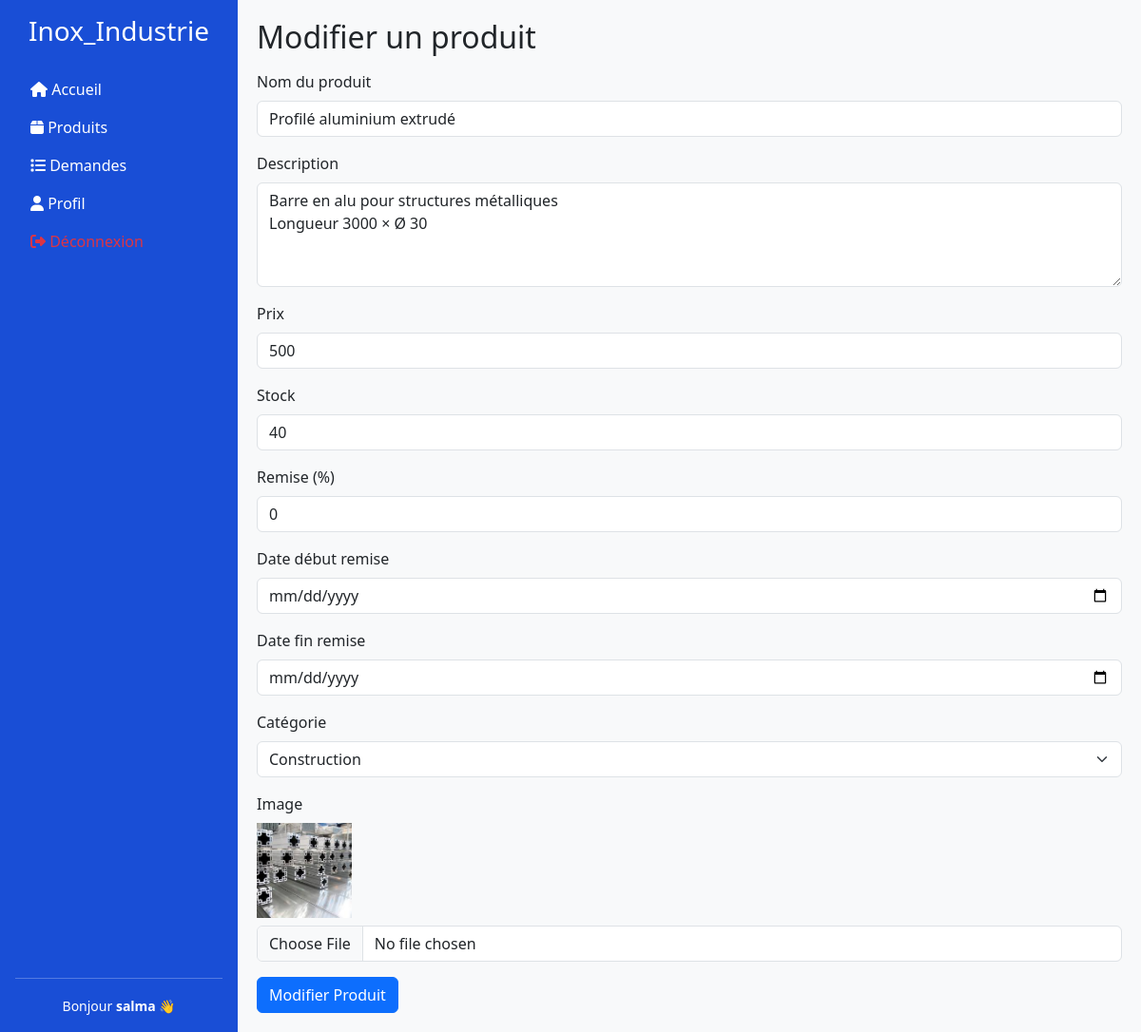
/admin/produit/modifier_produit.php?id=16 (signed in), run on the app's committed database.
### tables this page shows
CREATE TABLE `produits` (
  `id` int(11) NOT NULL,
  `nom` varchar(255) NOT NULL,
  `description` text NOT NULL,
  `image` varchar(255) NOT NULL,
  `prix` varchar(50) NOT NULL,
  `stock` int(11) NOT NULL,
  `categorie` varchar(100) NOT NULL,
  `prix_promo` decimal(10,2) DEFAULT NULL,
  `discount_percent` int(11) DEFAULT NULL,
  `date_debut_discount` date DEFAULT NULL,
  `date_fin_discount` date DEFAULT NULL
);

### admin/produit/modifier_produit.php (the view, shortened to what this page needs)
<?php
$conn = new mysqli('localhost','root','','inox_industrie');
$sql = "SELECT * FROM admin WHERE email='".$_SESSION['email']."'";
$r = $conn->query($sql);
$admin = $r->fetch_assoc();
$id = (int)$_GET['id'];
$sql_produit = "SELECT * FROM produits WHERE id = $id";
$res = $conn->query($sql_produit);
$produit = $res->fetch_assoc();
?>
<!DOCTYPE html>
<html lang="fr">
<head>
<link href="https://cdn.jsdelivr.net/npm/bootstrap@5.3.3/dist/css/bootstrap.min.css" rel="stylesheet">
<link rel="stylesheet" href="https://cdnjs.cloudflare.com/ajax/libs/font-awesome/6.5.1/css/all.min.css">
</head>
<body>
<div class="sidebar d-flex flex-column p-3">
  <h3 class="text-center mb-4">Inox_Industrie</h3>
  <ul class="nav nav-pills flex-column mb-auto">
    <li><a href="../acceuil.php" class="nav-link text-white"><i class="fas fa-home"></i> Accueil</a></li>
    <li>
      <a class="nav-link text-white" data-bs-toggle="collapse" href="#produitMenu">
        <i class="fas fa-box"></i> Produits
      </a>
    </li>
    <li><a href="envoye.php" class="nav-link text-white"><i class="fas fa-list"></i> Demandes</a></li>
    <li><a href="../monprofil.php" class="nav-link text-white"><i class="fas fa-user"></i> Profil</a></li>
    <li><a href="../deconnexion.php" class="nav-link text-danger"><i class="fas fa-sign-out-alt"></i> Déconnexion</a></li>
  </ul>
  <hr>
  <div class="text-center">
    <small>Bonjour <strong><?= htmlspecialchars($admin['username']); ?></strong> 👋</small>
  </div>
</div>
<div class="content">
<h2>Modifier un produit</h2>
<form method="POST" enctype="multipart/form-data" class="mt-3">
<div class="mb-3">
<label class="form-label">Nom du produit</label>
<input type="text" class="form-control" value="<?= htmlspecialchars($produit['nom']); ?>" readonly>
</div>
<div class="mb-3">
<label class="form-label">Description</label>
<textarea name="description" rows="4" class="form-control" required><?= htmlspecialchars($produit['description']); ?></textarea>
</div>
<div class="mb-3">
<label class="form-label">Prix</label>
<input type="number" step="0.01" min="0" name="prix" class="form-control" value="<?= $produit['prix']; ?>" required>
</div>
<div class="mb-3">
<label class="form-label">Stock</label>
<input type="number" name="stock" class="form-control" value="<?= $produit['stock']; ?>" required>
</div>
<div class="mb-3">
<label class="form-label">Remise (%)</label>
<input type="number" step="0.01" min="0" max="100" name="discount_percent" class="form-control" value="<?= $produit['discount_percent'] ?? 0; ?>">
</div>
<div class="mb-3">
<label class="form-label">Date début remise</label>
<input type="date" name="date_debut_discount" class="form-control" value="<?= $produit['date_debut_discount'] ?? ''; ?>">
</div>
<div class="mb-3">
<label class="form-label">Date fin remise</label>
<input type="date" name="date_fin_discount" class="form-control" value="<?= $produit['date_fin_discount'] ?? ''; ?>">
</div>
<div class="mb-3">
<label class="form-label">Catégorie</label>
<select name="categorie" class="form-select" required>
<?php
$categories = ["Alimentaire","Construction","Transport","Énergie & Chimie","Domestique","Médical"];
foreach($categories as $cat){
    $sel = ($produit['categorie']==$cat)?"selected":"";
    echo "<option value='$cat' $sel>$cat</option>";
}
?>
</select>
</div>
<div class="mb-3">
<label class="form-label">Image</label><br>
<img src="../../assets/IMG/<?= $produit['image']; ?>" width="100" class="mb-2"><br>
<input type="file" name="image" class="form-control" accept="image/*">
</div>
<button type="submit" name="submit" class="btn btn-primary">Modifier Produit</button>
</form>
</div>
</body>
</html>

### admin/produit/modifier_produit.php (style rules this page uses)
body { min-height: 100vh; display: flex; }
.sidebar { width: 250px; background: #194ed6ff; color: #fff; flex-shrink: 0; }
.sidebar a { color: #fff; text-decoration: none; }
.content { flex-grow: 1; padding: 20px; background: #f8f9fa; }

### data on the page
produits: nom "Profilé aluminium extrudé", description "Barre en alu pour structures métalliques Longueur 3000 × Ø 30", prix "500", stock "40", discount_percent "0", image (picture)

### other printed values
$admin['username'] "salma"
form field categorie "Construction"
